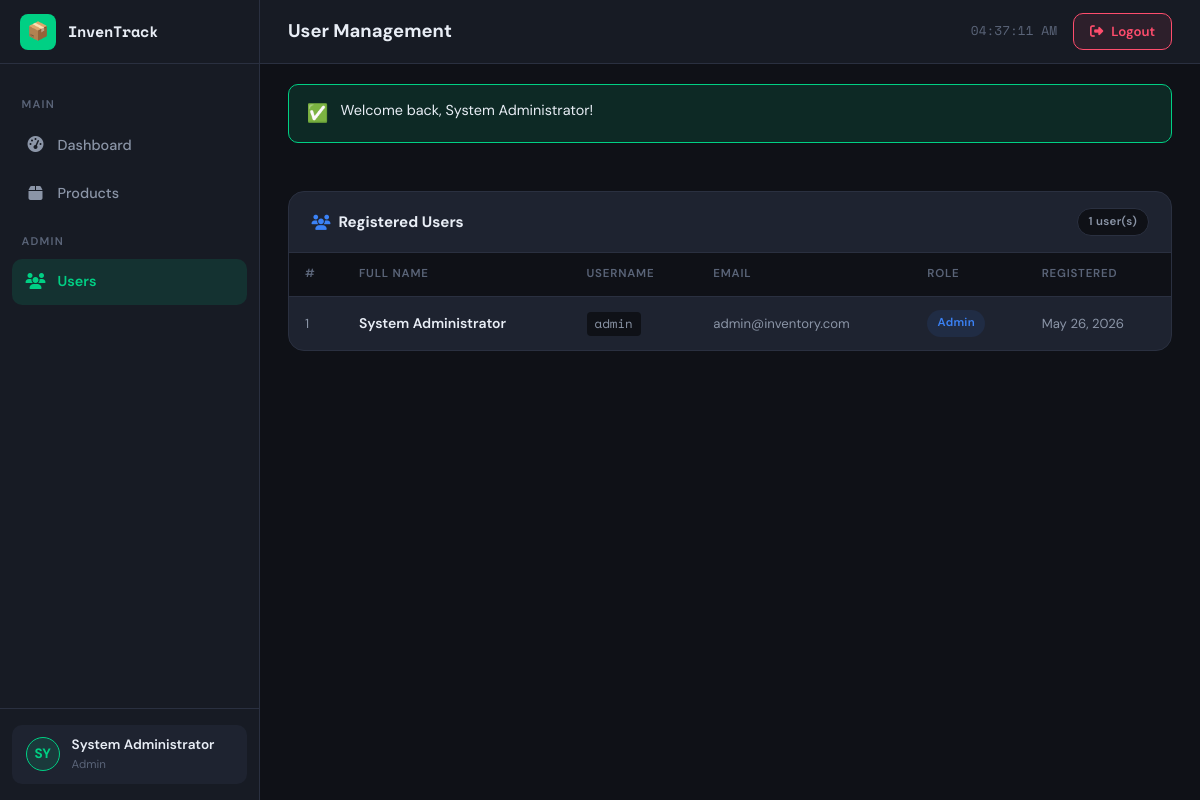
The app's page /index.php?page=users (signed in) with its own data.
### tables this page shows
CREATE TABLE IF NOT EXISTS users (
    id          INT UNSIGNED    NOT NULL AUTO_INCREMENT,
    username    VARCHAR(50)     NOT NULL UNIQUE,
    email       VARCHAR(120)    NOT NULL UNIQUE,
    password    VARCHAR(255)    NOT NULL,              
    full_name   VARCHAR(100)    NOT NULL,
    role        ENUM('admin','staff') NOT NULL DEFAULT 'staff',
    created_at  TIMESTAMP       NOT NULL DEFAULT CURRENT_TIMESTAMP,
    updated_at  TIMESTAMP       NOT NULL DEFAULT CURRENT_TIMESTAMP
                                ON UPDATE CURRENT_TIMESTAMP,
    PRIMARY KEY (id),
    INDEX idx_email    (email),
    INDEX idx_username (username)
);

### includes/functions.php (called while the page is built, shortened)
<?php
function isAdmin(): bool {
    return ($_SESSION['user_role'] ?? '') === 'admin';
}
function getFlash(): ?array {
    if (isset($_SESSION['flash'])) {
        $flash = $_SESSION['flash'];
        return $flash;
    }
    return null;
}
function sanitize(string $value): string {
    return htmlspecialchars(trim($value), ENT_QUOTES, 'UTF-8');
}
function formatDate(string $datetime): string {
    return date('M d, Y', strtotime($datetime));
}

### pages/users.php (the view, shortened to what this page needs)
<?php
$conn    = getDBConnection();
$result  = $conn->query('SELECT id, username, email, full_name, role, created_at FROM users ORDER BY created_at DESC');
$users   = $result->fetch_all(MYSQLI_ASSOC);
$pageTitle  = 'User Management';
$activePage = 'users';
require_once __DIR__ . '/../includes/header.php';
?>
<div class="page-content">
  <div class="panel">
    <div class="panel-header">
      <div class="panel-title">
        <i class="fa-solid fa-users" style="color:var(--info);"></i>
        Registered Users
      </div>
      <span class="badge badge-default"><?= count($users) ?> user(s)</span>
    </div>
    <?php if (empty($users)): ?>
      <div class="empty-state">
        <div class="empty-icon">👥</div>
        <h4>No users found</h4>
      </div>
    <?php else: ?>
      <div class="table-wrapper">
        <table>
          <thead>
            <tr>
              <th>#</th>
              <th>Full Name</th>
              <th>Username</th>
              <th>Email</th>
              <th>Role</th>
              <th>Registered</th>
            </tr>
          </thead>
          <tbody>
            <?php foreach ($users as $i => $u): ?>
            <tr>
              <td class="td-muted"><?= $i + 1 ?></td>
              <td style="font-weight:600;"><?= sanitize($u['full_name']) ?></td>
              <td><span class="sku-code"><?= sanitize($u['username']) ?></span></td>
              <td class="td-muted"><?= sanitize($u['email']) ?></td>
              <td>
                <span class="badge <?= $u['role'] === 'admin' ? 'badge-info' : 'badge-default' ?>">
                  <?= ucfirst(sanitize($u['role'])) ?>
                </span>
              </td>
              <td class="td-muted"><?= formatDate($u['created_at']) ?></td>
            </tr>
            <?php endforeach; ?>
          </tbody>
        </table>
      </div>
    <?php endif; ?>
  </div>
</div>
<?php require_once __DIR__ . '/../includes/footer.php'; ?>

### index.php (shortened to what this page needs)
<?php
require_once __DIR__ . '/includes/functions.php';
$page = preg_replace('/[^a-z0-9_\-]/', '', strtolower($_GET['page'] ?? ''));
$pageMap = [
    'login'     => __DIR__ . '/pages/login.php',
    'register'  => __DIR__ . '/pages/register.php',
    'dashboard' => __DIR__ . '/pages/dashboard.php',
    'products'  => __DIR__ . '/pages/products.php',
    'users'     => __DIR__ . '/pages/users.php',
];
$pageFile = $pageMap[$page];
if (is_readable($pageFile)) {
    require $pageFile;
} else {
    http_response_code(404);
    echo '<h1>404 — Page not found</h1>';
}

### includes/header.php (shortened to what this page needs)
<?php
$userInitials  = strtoupper(substr($_SESSION['user_full_name'] ?? 'U', 0, 2));
?>
<!DOCTYPE html>
<html lang="en">
<head>
  <link rel="stylesheet" href="<?= BASE_URL ?>/assets/css/style.css" />
  <link rel="stylesheet"
        href="https://cdnjs.cloudflare.com/ajax/libs/font-awesome/6.5.0/css/all.min.css"
 />
</head>
<body>
<div class="app-layout">
  <aside class="sidebar" id="sidebar">
    <div class="sidebar-header">
      <div class="sidebar-logo-icon">📦</div>
      <span class="sidebar-logo-text">InvenTrack</span>
    </div>
    <nav class="sidebar-nav">
      <div class="nav-section-label">Main</div>
      <a href="<?= BASE_URL ?>/index.php?page=dashboard"
         class="nav-item <?= ($activePage === 'dashboard') ? 'active' : '' ?>">
        <span class="nav-icon"><i class="fa-solid fa-gauge-high"></i></span>
        Dashboard
      </a>
      <a href="<?= BASE_URL ?>/index.php?page=products"
         class="nav-item <?= ($activePage === 'products') ? 'active' : '' ?>">
        <span class="nav-icon"><i class="fa-solid fa-box"></i></span>
        Products
      </a>
      <?php if (isAdmin()): ?>
      <div class="nav-section-label">Admin</div>
      <a href="<?= BASE_URL ?>/index.php?page=users"
         class="nav-item <?= ($activePage === 'users') ? 'active' : '' ?>">
        <span class="nav-icon"><i class="fa-solid fa-users"></i></span>
        Users
      </a>
      <?php endif; ?>
    </nav>
    <div class="sidebar-footer">
      <div class="sidebar-user">
        <div class="user-avatar"><?= $userInitials ?></div>
        <div class="user-info">
          <div class="user-name"><?= sanitize($_SESSION['user_full_name'] ?? '') ?></div>
          <div class="user-role"><?= sanitize($_SESSION['user_role'] ?? '') ?></div>
        </div>
      </div>
    </div>
  </aside>
  <div class="main-content">
    <header class="topbar">
      <div class="topbar-left">
        <h1><?= sanitize($pageTitle) ?></h1>
      </div>
      <div class="topbar-right">
        <span class="topbar-time" id="live-clock"></span>
        <a href="<?= BASE_URL ?>/index.php?page=logout" class="logout-btn">
          <i class="fa-solid fa-right-from-bracket"></i> Logout
        </a>
      </div>
    </header>
    <div style="padding:0 1.75rem; margin-top:1.25rem;">
    <?php
    $flash = getFlash();
    if ($flash):
        $icons = [
            'success' => '✅',
            'error'   => '❌',
            'warning' => '⚠️',
            'info'    => 'ℹ️',
        ];
        $icon = $icons[$flash['type']] ?? 'ℹ️';
    ?>
      <div class="alert alert-<?= sanitize($flash['type']) ?>" data-auto-dismiss>
        <span class="alert-icon"><?= $icon ?></span>
        <div class="alert-body"><?= sanitize($flash['message']) ?></div>
      </div>
    <?php endif; ?>
    </div>

### includes/footer.php (shortened to what this page needs)
  </div>
</div>
</body>
</html>

### records on screen
users: full_name "System Administrator", username "admin", email "admin@inventory.com", role "Admin", created_at "May 26, 2026"

### other values on screen
$userInitials "SY"
$_SESSION['user_full_name'] "System Administrator"
$_SESSION['user_role'] "Admin"
$pageTitle "User Management"
$icon "✅"
$flash['message'] "Welcome back, System Administrator!"
count($users) "1"
